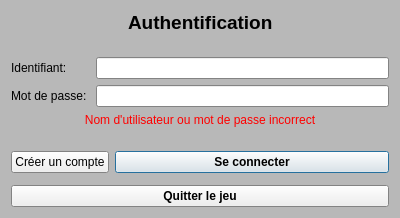
<?xml version="1.0" encoding="UTF-8"?>
<ui version="4.0">
 <class>fenetreConnexion</class>
 <widget class="QDialog" name="fenetreConnexion">
  <property name="enabled">
   <bool>true</bool>
  </property>
  <property name="geometry">
   <rect>
    <x>0</x>
    <y>0</y>
    <width>400</width>
    <height>218</height>
   </rect>
  </property>
  <property name="palette">
   <palette>
    <active>
     <colorrole role="Base">
      <brush brushstyle="SolidPattern">
       <color alpha="255">
        <red>255</red>
        <green>255</green>
        <blue>255</blue>
       </color>
      </brush>
     </colorrole>
     <colorrole role="Window">
      <brush brushstyle="SolidPattern">
       <color alpha="255">
        <red>184</red>
        <green>184</green>
        <blue>184</blue>
       </color>
      </brush>
     </colorrole>
    </active>
    <inactive>
     <colorrole role="Base">
      <brush brushstyle="SolidPattern">
       <color alpha="255">
        <red>255</red>
        <green>255</green>
        <blue>255</blue>
       </color>
      </brush>
     </colorrole>
     <colorrole role="Window">
      <brush brushstyle="SolidPattern">
       <color alpha="255">
        <red>184</red>
        <green>184</green>
        <blue>184</blue>
       </color>
      </brush>
     </colorrole>
    </inactive>
    <disabled>
     <colorrole role="Base">
      <brush brushstyle="SolidPattern">
       <color alpha="255">
        <red>184</red>
        <green>184</green>
        <blue>184</blue>
       </color>
      </brush>
     </colorrole>
     <colorrole role="Window">
      <brush brushstyle="SolidPattern">
       <color alpha="255">
        <red>184</red>
        <green>184</green>
        <blue>184</blue>
       </color>
      </brush>
     </colorrole>
    </disabled>
   </palette>
  </property>
  <property name="windowTitle">
   <string>Se Connecter</string>
  </property>
  <property name="windowIcon">
   <iconset resource="ressourcesChifoumi.qrc">
    <normaloff>:/chifoumi/images/SeConnecter.png</normaloff>:/chifoumi/images/SeConnecter.png</iconset>
  </property>
  <property name="modal">
   <bool>true</bool>
  </property>
  <layout class="QFormLayout" name="formLayout_2">
   <item row="0" column="0" colspan="2">
    <layout class="QHBoxLayout" name="horizontalLayout">
     <item>
      <spacer name="horizontalSpacer">
       <property name="orientation">
        <enum>Qt::Horizontal</enum>
       </property>
       <property name="sizeHint" stdset="0">
        <size>
         <width>40</width>
         <height>20</height>
        </size>
       </property>
      </spacer>
     </item>
     <item>
      <widget class="QLabel" name="label">
       <property name="font">
        <font>
         <pointsize>14</pointsize>
         <weight>75</weight>
         <bold>true</bold>
        </font>
       </property>
       <property name="text">
        <string>Authentification</string>
       </property>
      </widget>
     </item>
     <item>
      <spacer name="horizontalSpacer_2">
       <property name="orientation">
        <enum>Qt::Horizontal</enum>
       </property>
       <property name="sizeHint" stdset="0">
        <size>
         <width>40</width>
         <height>20</height>
        </size>
       </property>
      </spacer>
     </item>
    </layout>
   </item>
   <item row="1" column="0" colspan="2">
    <spacer name="verticalSpacer">
     <property name="orientation">
      <enum>Qt::Vertical</enum>
     </property>
     <property name="sizeHint" stdset="0">
      <size>
       <width>20</width>
       <height>40</height>
      </size>
     </property>
    </spacer>
   </item>
   <item row="2" column="0" colspan="2">
    <layout class="QGridLayout" name="gridLayout">
     <item row="0" column="1">
      <widget class="QLineEdit" name="SIdentifiant"/>
     </item>
     <item row="1" column="0">
      <widget class="QLabel" name="label_2">
       <property name="text">
        <string>Mot de passe: </string>
       </property>
      </widget>
     </item>
     <item row="1" column="1">
      <widget class="QLineEdit" name="SMdp">
       <property name="echoMode">
        <enum>QLineEdit::Password</enum>
       </property>
      </widget>
     </item>
     <item row="0" column="0">
      <widget class="QLabel" name="label_3">
       <property name="text">
        <string>Identifiant:</string>
       </property>
      </widget>
     </item>
    </layout>
   </item>
   <item row="3" column="0" colspan="2">
    <widget class="QLabel" name="lErreur">
     <property name="palette">
      <palette>
       <active>
        <colorrole role="WindowText">
         <brush brushstyle="SolidPattern">
          <color alpha="255">
           <red>255</red>
           <green>0</green>
           <blue>0</blue>
          </color>
         </brush>
        </colorrole>
        <colorrole role="Button">
         <brush brushstyle="SolidPattern">
          <color alpha="255">
           <red>255</red>
           <green>255</green>
           <blue>255</blue>
          </color>
         </brush>
        </colorrole>
        <colorrole role="Light">
         <brush brushstyle="SolidPattern">
          <color alpha="255">
           <red>255</red>
           <green>255</green>
           <blue>255</blue>
          </color>
         </brush>
        </colorrole>
        <colorrole role="Midlight">
         <brush brushstyle="SolidPattern">
          <color alpha="255">
           <red>255</red>
           <green>255</green>
           <blue>255</blue>
          </color>
         </brush>
        </colorrole>
        <colorrole role="Dark">
         <brush brushstyle="SolidPattern">
          <color alpha="255">
           <red>127</red>
           <green>127</green>
           <blue>127</blue>
          </color>
         </brush>
        </colorrole>
        <colorrole role="Mid">
         <brush brushstyle="SolidPattern">
          <color alpha="255">
           <red>170</red>
           <green>170</green>
           <blue>170</blue>
          </color>
         </brush>
        </colorrole>
        <colorrole role="Text">
         <brush brushstyle="SolidPattern">
          <color alpha="255">
           <red>255</red>
           <green>0</green>
           <blue>0</blue>
          </color>
         </brush>
        </colorrole>
        <colorrole role="BrightText">
         <brush brushstyle="SolidPattern">
          <color alpha="255">
           <red>255</red>
           <green>255</green>
           <blue>255</blue>
          </color>
         </brush>
        </colorrole>
        <colorrole role="ButtonText">
         <brush brushstyle="SolidPattern">
          <color alpha="255">
           <red>255</red>
           <green>0</green>
           <blue>0</blue>
          </color>
         </brush>
        </colorrole>
        <colorrole role="Base">
         <brush brushstyle="SolidPattern">
          <color alpha="255">
           <red>255</red>
           <green>255</green>
           <blue>255</blue>
          </color>
         </brush>
        </colorrole>
        <colorrole role="Window">
         <brush brushstyle="SolidPattern">
          <color alpha="255">
           <red>255</red>
           <green>255</green>
           <blue>255</blue>
          </color>
         </brush>
        </colorrole>
        <colorrole role="Shadow">
         <brush brushstyle="SolidPattern">
          <color alpha="255">
           <red>255</red>
           <green>0</green>
           <blue>0</blue>
          </color>
         </brush>
        </colorrole>
        <colorrole role="AlternateBase">
         <brush brushstyle="SolidPattern">
          <color alpha="255">
           <red>255</red>
           <green>255</green>
           <blue>255</blue>
          </color>
         </brush>
        </colorrole>
        <colorrole role="ToolTipBase">
         <brush brushstyle="SolidPattern">
          <color alpha="255">
           <red>255</red>
           <green>255</green>
           <blue>220</blue>
          </color>
         </brush>
        </colorrole>
        <colorrole role="ToolTipText">
         <brush brushstyle="SolidPattern">
          <color alpha="255">
           <red>255</red>
           <green>0</green>
           <blue>0</blue>
          </color>
         </brush>
        </colorrole>
        <colorrole role="PlaceholderText">
         <brush brushstyle="SolidPattern">
          <color alpha="128">
           <red>255</red>
           <green>0</green>
           <blue>0</blue>
          </color>
         </brush>
        </colorrole>
       </active>
       <inactive>
        <colorrole role="WindowText">
         <brush brushstyle="SolidPattern">
          <color alpha="255">
           <red>255</red>
           <green>0</green>
           <blue>0</blue>
          </color>
         </brush>
        </colorrole>
        <colorrole role="Button">
         <brush brushstyle="SolidPattern">
          <color alpha="255">
           <red>255</red>
           <green>255</green>
           <blue>255</blue>
          </color>
         </brush>
        </colorrole>
        <colorrole role="Light">
         <brush brushstyle="SolidPattern">
          <color alpha="255">
           <red>255</red>
           <green>255</green>
           <blue>255</blue>
          </color>
         </brush>
        </colorrole>
        <colorrole role="Midlight">
         <brush brushstyle="SolidPattern">
          <color alpha="255">
           <red>255</red>
           <green>255</green>
           <blue>255</blue>
          </color>
         </brush>
        </colorrole>
        <colorrole role="Dark">
         <brush brushstyle="SolidPattern">
          <color alpha="255">
           <red>127</red>
           <green>127</green>
           <blue>127</blue>
          </color>
         </brush>
        </colorrole>
        <colorrole role="Mid">
         <brush brushstyle="SolidPattern">
          <color alpha="255">
           <red>170</red>
           <green>170</green>
           <blue>170</blue>
          </color>
         </brush>
        </colorrole>
        <colorrole role="Text">
         <brush brushstyle="SolidPattern">
          <color alpha="255">
           <red>255</red>
           <green>0</green>
           <blue>0</blue>
          </color>
         </brush>
        </colorrole>
        <colorrole role="BrightText">
         <brush brushstyle="SolidPattern">
          <color alpha="255">
           <red>255</red>
           <green>255</green>
           <blue>255</blue>
          </color>
         </brush>
        </colorrole>
        <colorrole role="ButtonText">
         <brush brushstyle="SolidPattern">
          <color alpha="255">
           <red>255</red>
           <green>0</green>
           <blue>0</blue>
          </color>
         </brush>
        </colorrole>
        <colorrole role="Base">
         <brush brushstyle="SolidPattern">
          <color alpha="255">
           <red>255</red>
           <green>255</green>
           <blue>255</blue>
          </color>
         </brush>
        </colorrole>
        <colorrole role="Window">
         <brush brushstyle="SolidPattern">
          <color alpha="255">
           <red>255</red>
           <green>255</green>
           <blue>255</blue>
          </color>
         </brush>
        </colorrole>
        <colorrole role="Shadow">
         <brush brushstyle="SolidPattern">
          <color alpha="255">
           <red>255</red>
           <green>0</green>
           <blue>0</blue>
          </color>
         </brush>
        </colorrole>
        <colorrole role="AlternateBase">
         <brush brushstyle="SolidPattern">
          <color alpha="255">
           <red>255</red>
           <green>255</green>
           <blue>255</blue>
          </color>
         </brush>
        </colorrole>
        <colorrole role="ToolTipBase">
         <brush brushstyle="SolidPattern">
          <color alpha="255">
           <red>255</red>
           <green>255</green>
           <blue>220</blue>
          </color>
         </brush>
        </colorrole>
        <colorrole role="ToolTipText">
         <brush brushstyle="SolidPattern">
          <color alpha="255">
           <red>255</red>
           <green>0</green>
           <blue>0</blue>
          </color>
         </brush>
        </colorrole>
        <colorrole role="PlaceholderText">
         <brush brushstyle="SolidPattern">
          <color alpha="128">
           <red>255</red>
           <green>0</green>
           <blue>0</blue>
          </color>
         </brush>
        </colorrole>
       </inactive>
       <disabled>
        <colorrole role="WindowText">
         <brush brushstyle="SolidPattern">
          <color alpha="255">
           <red>127</red>
           <green>127</green>
           <blue>127</blue>
          </color>
         </brush>
        </colorrole>
        <colorrole role="Button">
         <brush brushstyle="SolidPattern">
          <color alpha="255">
           <red>255</red>
           <green>255</green>
           <blue>255</blue>
          </color>
         </brush>
        </colorrole>
        <colorrole role="Light">
         <brush brushstyle="SolidPattern">
          <color alpha="255">
           <red>255</red>
           <green>255</green>
           <blue>255</blue>
          </color>
         </brush>
        </colorrole>
        <colorrole role="Midlight">
         <brush brushstyle="SolidPattern">
          <color alpha="255">
           <red>255</red>
           <green>255</green>
           <blue>255</blue>
          </color>
         </brush>
        </colorrole>
        <colorrole role="Dark">
         <brush brushstyle="SolidPattern">
          <color alpha="255">
           <red>127</red>
           <green>127</green>
           <blue>127</blue>
          </color>
         </brush>
        </colorrole>
        <colorrole role="Mid">
         <brush brushstyle="SolidPattern">
          <color alpha="255">
           <red>170</red>
           <green>170</green>
           <blue>170</blue>
          </color>
         </brush>
        </colorrole>
        <colorrole role="Text">
         <brush brushstyle="SolidPattern">
          <color alpha="255">
           <red>127</red>
           <green>127</green>
           <blue>127</blue>
          </color>
         </brush>
        </colorrole>
        <colorrole role="BrightText">
         <brush brushstyle="SolidPattern">
          <color alpha="255">
           <red>255</red>
           <green>255</green>
           <blue>255</blue>
          </color>
         </brush>
        </colorrole>
        <colorrole role="ButtonText">
         <brush brushstyle="SolidPattern">
          <color alpha="255">
           <red>127</red>
           <green>127</green>
           <blue>127</blue>
          </color>
         </brush>
        </colorrole>
        <colorrole role="Base">
         <brush brushstyle="SolidPattern">
          <color alpha="255">
           <red>255</red>
           <green>255</green>
           <blue>255</blue>
          </color>
         </brush>
        </colorrole>
        <colorrole role="Window">
         <brush brushstyle="SolidPattern">
          <color alpha="255">
           <red>255</red>
           <green>255</green>
           <blue>255</blue>
          </color>
         </brush>
        </colorrole>
        <colorrole role="Shadow">
         <brush brushstyle="SolidPattern">
          <color alpha="255">
           <red>255</red>
           <green>0</green>
           <blue>0</blue>
          </color>
         </brush>
        </colorrole>
        <colorrole role="AlternateBase">
         <brush brushstyle="SolidPattern">
          <color alpha="255">
           <red>255</red>
           <green>255</green>
           <blue>255</blue>
          </color>
         </brush>
        </colorrole>
        <colorrole role="ToolTipBase">
         <brush brushstyle="SolidPattern">
          <color alpha="255">
           <red>255</red>
           <green>255</green>
           <blue>220</blue>
          </color>
         </brush>
        </colorrole>
        <colorrole role="ToolTipText">
         <brush brushstyle="SolidPattern">
          <color alpha="255">
           <red>255</red>
           <green>0</green>
           <blue>0</blue>
          </color>
         </brush>
        </colorrole>
        <colorrole role="PlaceholderText">
         <brush brushstyle="SolidPattern">
          <color alpha="128">
           <red>0</red>
           <green>0</green>
           <blue>0</blue>
          </color>
         </brush>
        </colorrole>
       </disabled>
      </palette>
     </property>
     <property name="text">
      <string>Nom d'utilisateur ou mot de passe incorrect</string>
     </property>
     <property name="alignment">
      <set>Qt::AlignCenter</set>
     </property>
    </widget>
   </item>
   <item row="5" column="1">
    <spacer name="verticalSpacer_2">
     <property name="orientation">
      <enum>Qt::Vertical</enum>
     </property>
     <property name="sizeType">
      <enum>QSizePolicy::Maximum</enum>
     </property>
     <property name="sizeHint" stdset="0">
      <size>
       <width>20</width>
       <height>40</height>
      </size>
     </property>
    </spacer>
   </item>
   <item row="8" column="0">
    <widget class="QPushButton" name="bCreerCompte">
     <property name="enabled">
      <bool>true</bool>
     </property>
     <property name="focusPolicy">
      <enum>Qt::StrongFocus</enum>
     </property>
     <property name="text">
      <string>Créer un compte</string>
     </property>
     <property name="autoDefault">
      <bool>false</bool>
     </property>
    </widget>
   </item>
   <item row="8" column="1">
    <widget class="QPushButton" name="BSeConnecter">
     <property name="enabled">
      <bool>true</bool>
     </property>
     <property name="font">
      <font>
       <weight>75</weight>
       <bold>true</bold>
      </font>
     </property>
     <property name="focusPolicy">
      <enum>Qt::ClickFocus</enum>
     </property>
     <property name="contextMenuPolicy">
      <enum>Qt::DefaultContextMenu</enum>
     </property>
     <property name="text">
      <string>Se connecter</string>
     </property>
    </widget>
   </item>
   <item row="10" column="0" colspan="2">
    <layout class="QHBoxLayout" name="horizontalLayout_2"/>
   </item>
   <item row="11" column="0" colspan="2">
    <widget class="QPushButton" name="bQuitterJeu">
     <property name="font">
      <font>
       <weight>75</weight>
       <bold>true</bold>
      </font>
     </property>
     <property name="focusPolicy">
      <enum>Qt::StrongFocus</enum>
     </property>
     <property name="text">
      <string>Quitter le jeu</string>
     </property>
     <property name="autoRepeat">
      <bool>false</bool>
     </property>
    </widget>
   </item>
  </layout>
 </widget>
 <tabstops>
  <tabstop>SIdentifiant</tabstop>
  <tabstop>SMdp</tabstop>
 </tabstops>
 <resources>
  <include location="ressourcesChifoumi.qrc"/>
 </resources>
 <connections/>
</ui>
